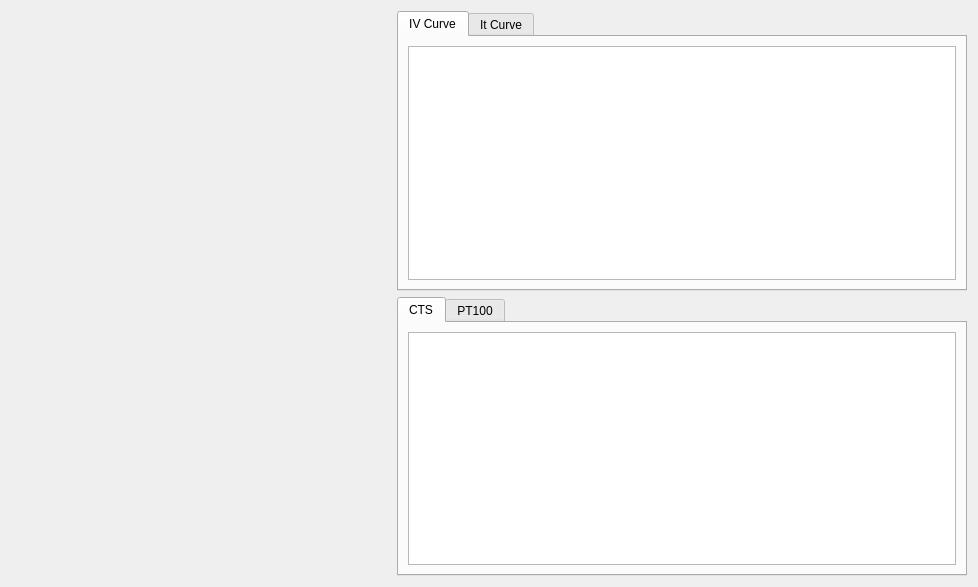
<?xml version="1.0" encoding="UTF-8"?>
<ui version="4.0">
 <class>centralWidget</class>
 <widget class="QWidget" name="centralWidget">
  <property name="geometry">
   <rect>
    <x>0</x>
    <y>0</y>
    <width>978</width>
    <height>587</height>
   </rect>
  </property>
  <property name="windowTitle">
   <string>Longterm It</string>
  </property>
  <layout class="QHBoxLayout" name="horizontalLayout" stretch="2,3">
   <item>
    <layout class="QVBoxLayout" name="leftVerticalLayout" stretch="1,1,1,10">
     <item>
      <widget class="SensorsWidget" name="sensorsWidget" native="true">
       <property name="sizePolicy">
        <sizepolicy hsizetype="Preferred" vsizetype="Minimum">
         <horstretch>0</horstretch>
         <verstretch>0</verstretch>
        </sizepolicy>
       </property>
      </widget>
     </item>
     <item>
      <widget class="StatusWidget" name="statusWidget" native="true">
       <property name="sizePolicy">
        <sizepolicy hsizetype="Preferred" vsizetype="Minimum">
         <horstretch>0</horstretch>
         <verstretch>0</verstretch>
        </sizepolicy>
       </property>
       <property name="baseSize">
        <size>
         <width>0</width>
         <height>0</height>
        </size>
       </property>
      </widget>
     </item>
     <item>
      <widget class="ControlsWidget" name="controlsWidget" native="true">
       <property name="sizePolicy">
        <sizepolicy hsizetype="Preferred" vsizetype="Minimum">
         <horstretch>0</horstretch>
         <verstretch>0</verstretch>
        </sizepolicy>
       </property>
      </widget>
     </item>
     <item>
      <spacer name="verticalSpacer">
       <property name="orientation">
        <enum>Qt::Vertical</enum>
       </property>
       <property name="sizeHint" stdset="0">
        <size>
         <width>20</width>
         <height>10</height>
        </size>
       </property>
      </spacer>
     </item>
    </layout>
   </item>
   <item>
    <layout class="QVBoxLayout" name="rightVerticalLayout">
     <item>
      <widget class="QTabWidget" name="topTabWidget">
       <property name="currentIndex">
        <number>0</number>
       </property>
       <widget class="QWidget" name="ivTab">
        <attribute name="title">
         <string>IV Curve</string>
        </attribute>
        <layout class="QGridLayout" name="gridLayout_3">
         <item row="0" column="0">
          <widget class="QChartView" name="ivChartView"/>
         </item>
        </layout>
       </widget>
       <widget class="QWidget" name="itTab">
        <attribute name="title">
         <string>It Curve</string>
        </attribute>
        <layout class="QGridLayout" name="gridLayout_4">
         <item row="0" column="0">
          <widget class="QChartView" name="itChartView"/>
         </item>
        </layout>
       </widget>
      </widget>
     </item>
     <item>
      <widget class="QTabWidget" name="bottomTabWidget">
       <property name="currentIndex">
        <number>0</number>
       </property>
       <widget class="QWidget" name="ctsTab">
        <attribute name="title">
         <string>CTS</string>
        </attribute>
        <layout class="QGridLayout" name="gridLayout">
         <item row="0" column="0">
          <widget class="QChartView" name="ctsChartView"/>
         </item>
        </layout>
       </widget>
       <widget class="QWidget" name="pt100Tab">
        <attribute name="title">
         <string>PT100</string>
        </attribute>
        <layout class="QGridLayout" name="gridLayout_2">
         <item row="0" column="0">
          <widget class="QChartView" name="pt100ChartView"/>
         </item>
        </layout>
       </widget>
      </widget>
     </item>
    </layout>
   </item>
  </layout>
 </widget>
 <customwidgets>
  <customwidget>
   <class>ControlsWidget</class>
   <extends>QWidget</extends>
   <header>comet_longterm.controlswidget</header>
   <container>1</container>
  </customwidget>
  <customwidget>
   <class>SensorsWidget</class>
   <extends>QWidget</extends>
   <header>comet_longterm.sensorswidget</header>
   <container>1</container>
  </customwidget>
  <customwidget>
   <class>StatusWidget</class>
   <extends>QWidget</extends>
   <header>comet_longterm.statuswidget</header>
   <container>1</container>
  </customwidget>
  <customwidget>
   <class>QChartView</class>
   <extends>QGraphicsView</extends>
   <header>PyQt5.QtChart</header>
  </customwidget>
 </customwidgets>
 <resources/>
 <connections/>
</ui>
